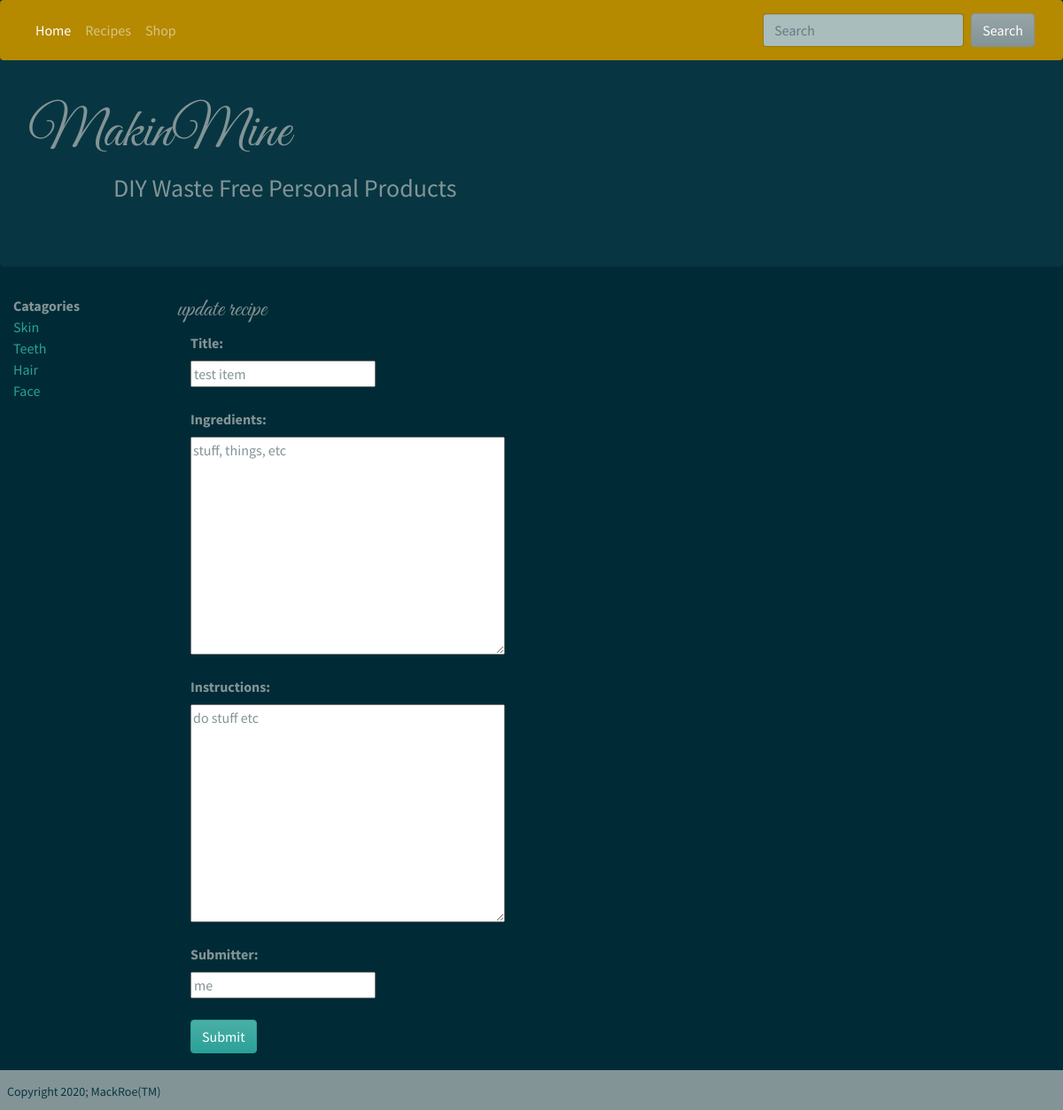
The page /test-item/update on the database its author committed.
### recipes/models.py (models this page shows, shortened)
class Recipe(models.Model):
    title = models.CharField(max_length=200, unique=True)
    pub_date = models.DateTimeField(auto_now_add=True)
    catagory = models.CharField(max_length=200, default='')
    ingredients = models.TextField(default='')
    instructions = models.TextField(default='')
    rating = models.IntegerField(default=0)
    slug = models.SlugField(null=True)
    submitter = models.CharField(max_length=200, default='')

### recipes/views.py (the view, shortened to what this page needs)
# urls.py: path('<str:slug>/update', RecipeUpdateView.as_view(), name='update_recipe'),
class RecipeUpdateView(UpdateView):
    model = Recipe
    template_name = 'update_recipe.html'
    form_class = RecipeForm

### recipes/forms.py
class RecipeForm(ModelForm):
    class Meta:
        model = Recipe
        fields = ['title', 'ingredients', 'instructions', 'submitter']

### recipes/templates/update_recipe.html (shortened to what this page needs)
{% extends 'base.html' %}
{% block content %}
<h2>
    update recipe
</h2>
<div class="col-md-8 pb-5">
    <form action='/update_recipe/' method='POST'>
        {% for field in form %}
            {{ field.label_tag }}<br />
            {{ field }}<br /><br />
        {% endfor %}
        <input type='submit' value='Submit' class="btn btn-success">
    </form>
</div>
{% endblock %}

### recipes/static/css/recipes.css (style rules this page uses)
html { font-size: 100%; }
h2 { font-family: 'Great Vibes', cursive; font-size: 28px; }

### rows shown on the page
Recipe: form "test item" "stuff, things, etc" "do stuff etc" "me"

### other values the page prints
{{ field.label_tag }} "Title:" "Ingredients:" "Instructions:" "Submitter:"
